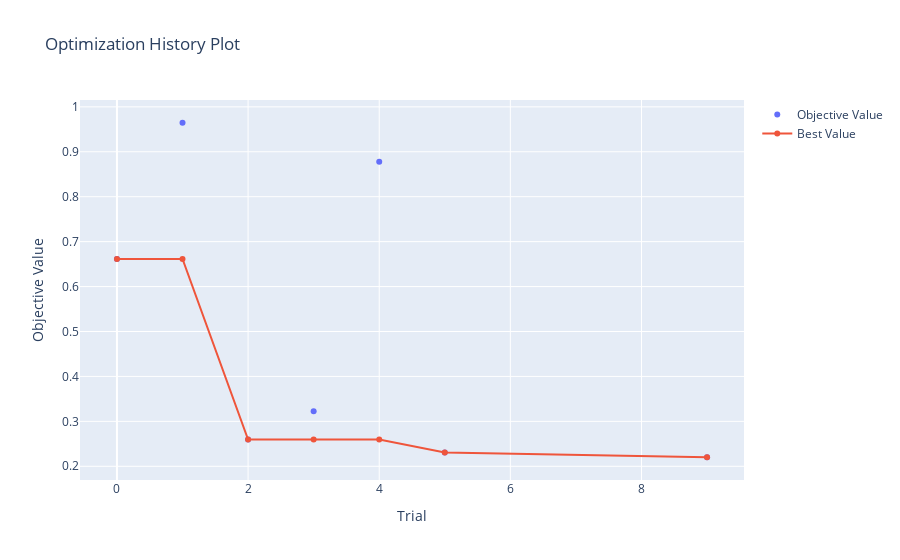

This figure's notebook cell:
### Code cell
fig = optuna.visualization.plot_optimization_history(study)
graph_path = Path(f"../figures/{params.MODEL_TYPE}/{params.MODEL_NAME}/")
if not os.path.exists(graph_path):
    os.makedirs(graph_path)
graph_path = f"../figures/{params.MODEL_TYPE}/{params.MODEL_NAME}/plot_optimization_history_graph"
fig.write_image(Path(f"{graph_path}.png"))
fig.show()

### Figure 1 — Plotly figure (JSON) as saved in the notebook; plotly's stock layout.template omitted (floating-point values rounded to 4 significant figures)
{"data": [{"mode": "markers", "name": "Objective Value", "type": "scatter", "x": [0, 1, 2, 3, 4, 5, 9], "y": [0.6613, 0.9646, 0.2595, 0.3223, 0.8781, 0.2308, 0.2201]}, {"name": "Best Value", "type": "scatter", "x": [0, 1, 2, 3, 4, 5, 9], "y": [0.6613, 0.6613, 0.2595, 0.2595, 0.2595, 0.2308, 0.2201]}], "layout": {"title": {"text": "Optimization History Plot"}, "xaxis": {"title": {"text": "Trial"}}, "yaxis": {"title": {"text": "Objective Value"}}}}
